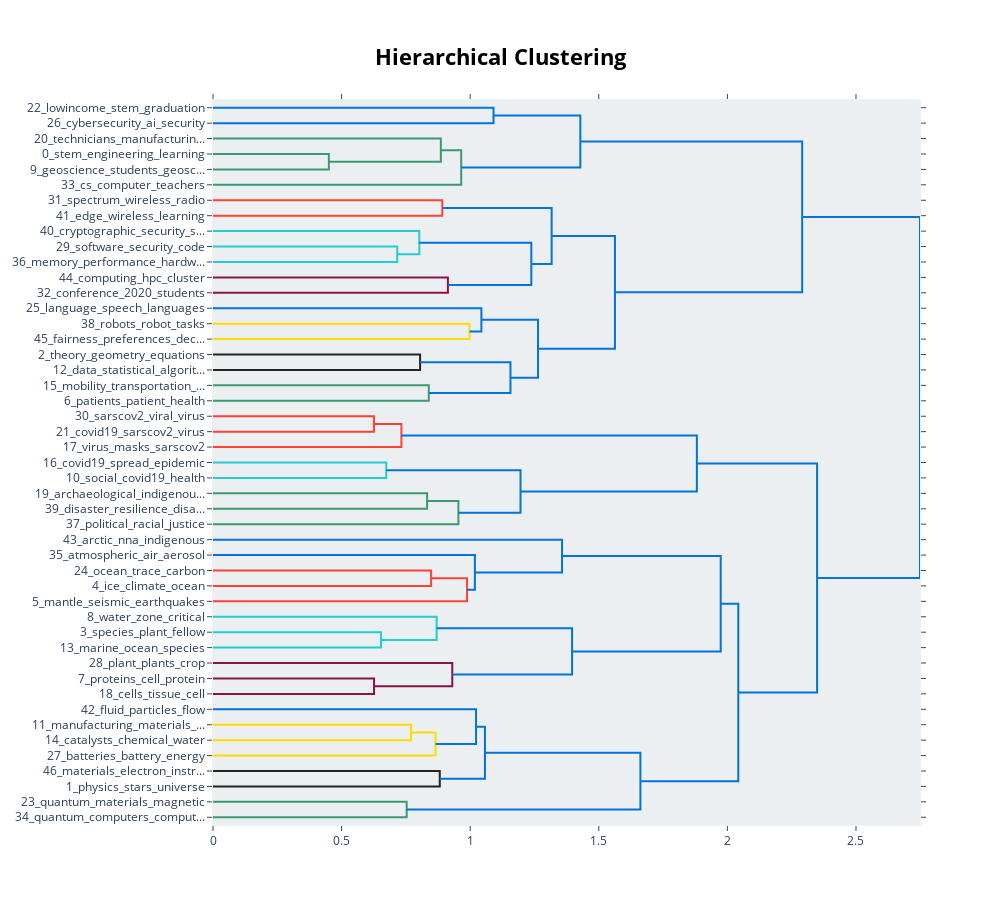

Here is the notebook cell this chart was saved with:
### Markdown cell above
Another way of visualizing the relationships among topics is using hierarchy generated by the [HDBSCAN algorithm](https://hdbscan.readthedocs.io/en/latest/how_hdbscan_works.html) used to generate the topics

### Code cell
topic_model.visualize_hierarchy(top_n_topics=47, width=1000)

### Figure 1 — Plotly figure (JSON) as saved in the notebook; plotly's stock layout.template omitted (floating-point values rounded to 4 significant figures)
{"data": [{"hoverinfo": "text", "marker": {"color": "rgb(0,116,217)"}, "mode": "lines", "type": "scatter", "x": [0, 1.091, 1.091, 0], "xaxis": "x", "y": [-5, -5, -15, -15], "yaxis": "y"}, {"hoverinfo": "text", "marker": {"color": "rgb(61,153,112)"}, "mode": "lines", "type": "scatter", "x": [0, 0.4505, 0.4505, 0], "xaxis": "x", "y": [-35, -35, -45, -45], "yaxis": "y"}, {"hoverinfo": "text", "marker": {"color": "rgb(61,153,112)"}, "mode": "lines", "type": "scatter", "x": [0, 0.8859, 0.8859, 0.4505], "xaxis": "x", "y": [-25, -25, -40, -40], "yaxis": "y"}, {"hoverinfo": "text", "marker": {"color": "rgb(61,153,112)"}, "mode": "lines", "type": "scatter", "x": [0.8859, 0.965, 0.965, 0], "xaxis": "x", "y": [-32.5, -32.5, -55, -55], "yaxis": "y"}, {"hoverinfo": "text", "marker": {"color": "rgb(0,116,217)"}, "mode": "lines", "type": "scatter", "x": [1.091, 1.428, 1.428, 0.965], "xaxis": "x", "y": [-10, -10, -43.75, -43.75], "yaxis": "y"}, {"hoverinfo": "text", "marker": {"color": "rgb(255,65,54)"}, "mode": "lines", "type": "scatter", "x": [0, 0.8915, 0.8915, 0], "xaxis": "x", "y": [-65, -65, -75, -75], "yaxis": "y"}, {"hoverinfo": "text", "marker": {"color": "rgb(35,205,205)"}, "mode": "lines", "type": "scatter", "x": [0, 0.7163, 0.7163, 0], "xaxis": "x", "y": [-95, -95, -105, -105], "yaxis": "y"}, {"hoverinfo": "text", "marker": {"color": "rgb(35,205,205)"}, "mode": "lines", "type": "scatter", "x": [0, 0.8022, 0.8022, 0.7163], "xaxis": "x", "y": [-85, -85, -100, -100], "yaxis": "y"}, {"hoverinfo": "text", "marker": {"color": "rgb(133,20,75)"}, "mode": "lines", "type": "scatter", "x": [0, 0.9133, 0.9133, 0], "xaxis": "x", "y": [-115, -115, -125, -125], "yaxis": "y"}, {"hoverinfo": "text", "marker": {"color": "rgb(0,116,217)"}, "mode": "lines", "type": "scatter", "x": [0.8022, 1.238, 1.238, 0.9133], "xaxis": "x", "y": [-92.5, -92.5, -120, -120], "yaxis": "y"}, {"hoverinfo": "text", "marker": {"color": "rgb(0,116,217)"}, "mode": "lines", "type": "scatter", "x": [0.8915, 1.317, 1.317, 1.238], "xaxis": "x", "y": [-70, -70, -106.2, -106.2], "yaxis": "y"}, {"hoverinfo": "text", "marker": {"color": "rgb(255,220,0)"}, "mode": "lines", "type": "scatter", "x": [0, 0.9974, 0.9974, 0], "xaxis": "x", "y": [-145, -145, -155, -155], "yaxis": "y"}, {"hoverinfo": "text", "marker": {"color": "rgb(0,116,217)"}, "mode": "lines", "type": "scatter", "x": [0, 1.044, 1.044, 0.9974], "xaxis": "x", "y": [-135, -135, -150, -150], "yaxis": "y"}, {"hoverinfo": "text", "marker": {"color": "rgb(40,35,35)"}, "mode": "lines", "type": "scatter", "x": [0, 0.8052, 0.8052, 0], "xaxis": "x", "y": [-165, -165, -175, -175], "yaxis": "y"}, {"hoverinfo": "text", "marker": {"color": "rgb(61,153,112)"}, "mode": "lines", "type": "scatter", "x": [0, 0.839, 0.839, 0], "xaxis": "x", "y": [-185, -185, -195, -195], "yaxis": "y"}, {"hoverinfo": "text", "marker": {"color": "rgb(0,116,217)"}, "mode": "lines", "type": "scatter", "x": [0.8052, 1.157, 1.157, 0.839], "xaxis": "x", "y": [-170, -170, -190, -190], "yaxis": "y"}, {"hoverinfo": "text", "marker": {"color": "rgb(0,116,217)"}, "mode": "lines", "type": "scatter", "x": [1.044, 1.264, 1.264, 1.157], "xaxis": "x", "y": [-142.5, -142.5, -180, -180], "yaxis": "y"}, {"hoverinfo": "text", "marker": {"color": "rgb(0,116,217)"}, "mode": "lines", "type": "scatter", "x": [1.317, 1.563, 1.563, 1.264], "xaxis": "x", "y": [-88.12, -88.12, -161.2, -161.2], "yaxis": "y"}, {"hoverinfo": "text", "marker": {"color": "rgb(0,116,217)"}, "mode": "lines", "type": "scatter", "x": [1.428, 2.291, 2.291, 1.563], "xaxis": "x", "y": [-26.88, -26.88, -124.7, -124.7], "yaxis": "y"}, {"hoverinfo": "text", "marker": {"color": "rgb(255,65,54)"}, "mode": "lines", "type": "scatter", "x": [0, 0.6259, 0.6259, 0], "xaxis": "x", "y": [-205, -205, -215, -215], "yaxis": "y"}, {"hoverinfo": "text", "marker": {"color": "rgb(255,65,54)"}, "mode": "lines", "type": "scatter", "x": [0.6259, 0.7326, 0.7326, 0], "xaxis": "x", "y": [-210, -210, -225, -225], "yaxis": "y"}, {"hoverinfo": "text", "marker": {"color": "rgb(35,205,205)"}, "mode": "lines", "type": "scatter", "x": [0, 0.6737, 0.6737, 0], "xaxis": "x", "y": [-235, -235, -245, -245], "yaxis": "y"}, {"hoverinfo": "text", "marker": {"color": "rgb(61,153,112)"}, "mode": "lines", "type": "scatter", "x": [0, 0.8325, 0.8325, 0], "xaxis": "x", "y": [-255, -255, -265, -265], "yaxis": "y"}, {"hoverinfo": "text", "marker": {"color": "rgb(61,153,112)"}, "mode": "lines", "type": "scatter", "x": [0.8325, 0.9542, 0.9542, 0], "xaxis": "x", "y": [-260, -260, -275, -275], "yaxis": "y"}, {"hoverinfo": "text", "marker": {"color": "rgb(0,116,217)"}, "mode": "lines", "type": "scatter", "x": [0.6737, 1.196, 1.196, 0.9542], "xaxis": "x", "y": [-240, -240, -267.5, -267.5], "yaxis": "y"}, {"hoverinfo": "text", "marker": {"color": "rgb(0,116,217)"}, "mode": "lines", "type": "scatter", "x": [0.7326, 1.881, 1.881, 1.196], "xaxis": "x", "y": [-217.5, -217.5, -253.8, -253.8], "yaxis": "y"}, {"hoverinfo": "text", "marker": {"color": "rgb(255,65,54)"}, "mode": "lines", "type": "scatter", "x": [0, 0.848, 0.848, 0], "xaxis": "x", "y": [-305, -305, -315, -315], "yaxis": "y"}, {"hoverinfo": "text", "marker": {"color": "rgb(255,65,54)"}, "mode": "lines", "type": "scatter", "x": [0.848, 0.9878, 0.9878, 0], "xaxis": "x", "y": [-310, -310, -325, -325], "yaxis": "y"}, {"hoverinfo": "text", "marker": {"color": "rgb(0,116,217)"}, "mode": "lines", "type": "scatter", "x": [0, 1.018, 1.018, 0.9878], "xaxis": "x", "y": [-295, -295, -317.5, -317.5], "yaxis": "y"}, {"hoverinfo": "text", "marker": {"color": "rgb(0,116,217)"}, "mode": "lines", "type": "scatter", "x": [0, 1.357, 1.357, 1.018], "xaxis": "x", "y": [-285, -285, -306.2, -306.2], "yaxis": "y"}, {"hoverinfo": "text", "marker": {"color": "rgb(35,205,205)"}, "mode": "lines", "type": "scatter", "x": [0, 0.6531, 0.6531, 0], "xaxis": "x", "y": [-345, -345, -355, -355], "yaxis": "y"}, {"hoverinfo": "text", "marker": {"color": "rgb(35,205,205)"}, "mode": "lines", "type": "scatter", "x": [0, 0.8696, 0.8696, 0.6531], "xaxis": "x", "y": [-335, -335, -350, -350], "yaxis": "y"}, {"hoverinfo": "text", "marker": {"color": "rgb(133,20,75)"}, "mode": "lines", "type": "scatter", "x": [0, 0.6262, 0.6262, 0], "xaxis": "x", "y": [-375, -375, -385, -385], "yaxis": "y"}, {"hoverinfo": "text", "marker": {"color": "rgb(133,20,75)"}, "mode": "lines", "type": "scatter", "x": [0, 0.9303, 0.9303, 0.6262], "xaxis": "x", "y": [-365, -365, -380, -380], "yaxis": "y"}, {"hoverinfo": "text", "marker": {"color": "rgb(0,116,217)"}, "mode": "lines", "type": "scatter", "x": [0.8696, 1.396, 1.396, 0.9303], "xaxis": "x", "y": [-342.5, -342.5, -372.5, -372.5], "yaxis": "y"}, {"hoverinfo": "text", "marker": {"color": "rgb(0,116,217)"}, "mode": "lines", "type": "scatter", "x": [1.357, 1.974, 1.974, 1.396], "xaxis": "x", "y": [-295.6, -295.6, -357.5, -357.5], "yaxis": "y"}, {"hoverinfo": "text", "marker": {"color": "rgb(255,220,0)"}, "mode": "lines", "type": "scatter", "x": [0, 0.77, 0.77, 0], "xaxis": "x", "y": [-405, -405, -415, -415], "yaxis": "y"}, {"hoverinfo": "text", "marker": {"color": "rgb(255,220,0)"}, "mode": "lines", "type": "scatter", "x": [0.77, 0.8654, 0.8654, 0], "xaxis": "x", "y": [-410, -410, -425, -425], "yaxis": "y"}, {"hoverinfo": "text", "marker": {"color": "rgb(0,116,217)"}, "mode": "lines", "type": "scatter", "x": [0, 1.023, 1.023, 0.8654], "xaxis": "x", "y": [-395, -395, -417.5, -417.5], "yaxis": "y"}, {"hoverinfo": "text", "marker": {"color": "rgb(40,35,35)"}, "mode": "lines", "type": "scatter", "x": [0, 0.8817, 0.8817, 0], "xaxis": "x", "y": [-435, -435, -445, -445], "yaxis": "y"}, {"hoverinfo": "text", "marker": {"color": "rgb(0,116,217)"}, "mode": "lines", "type": "scatter", "x": [1.023, 1.057, 1.057, 0.8817], "xaxis": "x", "y": [-406.2, -406.2, -440, -440], "yaxis": "y"}, {"hoverinfo": "text", "marker": {"color": "rgb(61,153,112)"}, "mode": "lines", "type": "scatter", "x": [0, 0.7531, 0.7531, 0], "xaxis": "x", "y": [-455, -455, -465, -465], "yaxis": "y"}, {"hoverinfo": "text", "marker": {"color": "rgb(0,116,217)"}, "mode": "lines", "type": "scatter", "x": [1.057, 1.662, 1.662, 0.7531], "xaxis": "x", "y": [-423.1, -423.1, -460, -460], "yaxis": "y"}, {"hoverinfo": "text", "marker": {"color": "rgb(0,116,217)"}, "mode": "lines", "type": "scatter", "x": [1.974, 2.042, 2.042, 1.662], "xaxis": "x", "y": [-326.6, -326.6, -441.6, -441.6], "yaxis": "y"}, {"hoverinfo": "text", "marker": {"color": "rgb(0,116,217)"}, "mode": "lines", "type": "scatter", "x": [1.881, 2.349, 2.349, 2.042], "xaxis": "x", "y": [-235.6, -235.6, -384.1, -384.1], "yaxis": "y"}, {"hoverinfo": "text", "marker": {"color": "rgb(0,116,217)"}, "mode": "lines", "type": "scatter", "x": [2.291, 2.749, 2.749, 2.349], "xaxis": "x", "y": [-75.78, -75.78, -309.8, -309.8], "yaxis": "y"}], "layout": {"autosize": false, "height": 905, "hoverlabel": {"bgcolor": "white", "font": {"family": "Rockwell", "size": 16}}, "hovermode": "closest", "plot_bgcolor": "#ECEFF1", "showlegend": false, "title": {"font": {"color": "Black", "size": 22}, "text": "<b>Hierarchical Clustering</b>", "x": 0.5, "xanchor": "center", "yanchor": "top"}, "width": 1000, "xaxis": {"mirror": "allticks", "rangemode": "tozero", "showgrid": false, "showline": true, "showticklabels": true, "ticks": "outside", "type": "linear", "zeroline": false}, "yaxis": {"mirror": "allticks", "range": [-470, 0], "rangemode": "tozero", "showgrid": false, "showline": true, "showticklabels": true, "tickmode": "array", "ticks": "outside", "ticktext": ["22_lowincome_stem_graduation", "26_cybersecurity_ai_security", "20_technicians_manufacturin...", "0_stem_engineering_learning", "9_geoscience_students_geosc...", "33_cs_computer_teachers", "31_spectrum_wireless_radio", "41_edge_wireless_learning", "40_cryptographic_security_s...", "29_software_security_code", "36_memory_performance_hardw...", "44_computing_hpc_cluster", "32_conference_2020_students", "25_language_speech_languages", "38_robots_robot_tasks", "45_fairness_preferences_dec...", "2_theory_geometry_equations", "12_data_statistical_algorit...", "15_mobility_transportation_...", "6_patients_patient_health", "30_sarscov2_viral_virus", "21_covid19_sarscov2_virus", "17_virus_masks_sarscov2", "16_covid19_spread_epidemic", "10_social_covid19_health", "19_archaeological_indigenou...", "39_disaster_resilience_disa...", "37_political_racial_justice", "43_arctic_nna_indigenous", "35_atmospheric_air_aerosol", "24_ocean_trace_carbon", "4_ice_climate_ocean", "5_mantle_seismic_earthquakes", "8_water_zone_critical", "3_species_plant_fellow", "13_marine_ocean_species", "28_plant_plants_crop", "7_proteins_cell_protein", "18_cells_tissue_cell", "42_fluid_particles_flow", "11_manufacturing_materials_...", "14_catalysts_chemical_water", "27_batteries_battery_energy", "46_materials_electron_instr...", "1_physics_stars_universe", "23_quantum_materials_magnetic", "34_quantum_computers_comput..."], "tickvals": [-5, -15, -25, -35, -45, -55, -65, -75, -85, -95, -105, -115, -125, -135, -145, -155, -165, -175, -185, -195, -205, -215, -225, -235, -245, -255, -265, -275, -285, -295, -305, -315, -325, -335, -345, -355, -365, -375, -385, -395, -405, -415, -425, -435, -445, -455, -465], "type": "linear", "zeroline": false}}}
